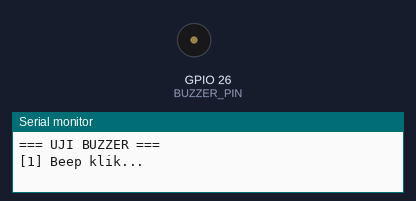
Bench run of a sketch on a simulated ESP32. On the bench: buzzer (waves = sounding, pin HIGH), the last lines printed to the serial monitor.

Above: at 0.69 s.
At 5.45 s:
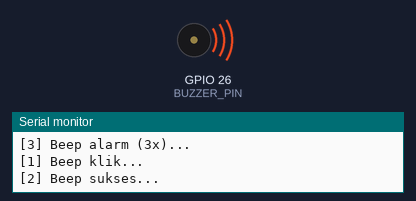
Timing chart, 0 to 6.2 s (numbered marks = the images above):
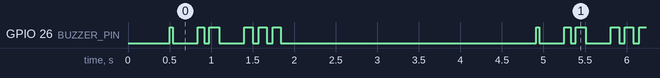

Measured:
- by itself, GPIO 26 (BUZZER_PIN): repeats every 4.4 s: LOW 0.30 s, HIGH 0.08 s, LOW 0.06 s, HIGH 0.12 s, LOW 0.30 s, 2 × (HIGH 0.10 s, LOW 0.07 s), HIGH 0.10 s, LOW 3.1 s, HIGH 0.04 s
- by itself, everything shown: repeats every 4.4 s, in 6 steps

The sketch:

test_buzzer.ino
```cpp
// ============================================================
// UJI ALAT: Buzzer aktif
// Koneksi: IN/SIGNAL -> GPIO26, VCC -> 3.3V/5V, GND -> GND
// Pola berulang tiap ±4 detik: klik, sukses, alarm (3x)
// Serial Monitor: 115200 baud
// ============================================================
#define BUZZER_PIN 26

void beep(int onMs, int offMs) {
    digitalWrite(BUZZER_PIN, HIGH); delay(onMs);
    digitalWrite(BUZZER_PIN, LOW);  delay(offMs);
}

void setup() {
    Serial.begin(115200);
    delay(500);
    Serial.println("\n=== UJI BUZZER ===");
    pinMode(BUZZER_PIN, OUTPUT);
    digitalWrite(BUZZER_PIN, LOW);
}

void loop() {
    Serial.println("[1] Beep klik...");
    beep(40, 300);

    Serial.println("[2] Beep sukses...");
    beep(80, 60); beep(120, 300);

    Serial.println("[3] Beep alarm (3x)...");
    for (int i = 0; i < 3; i++) beep(100, 70);

    delay(3000);
}
```
